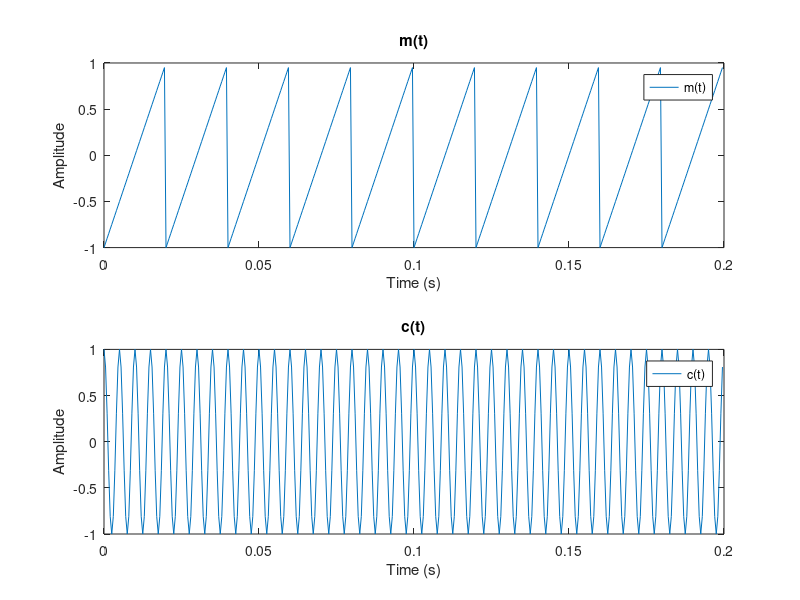
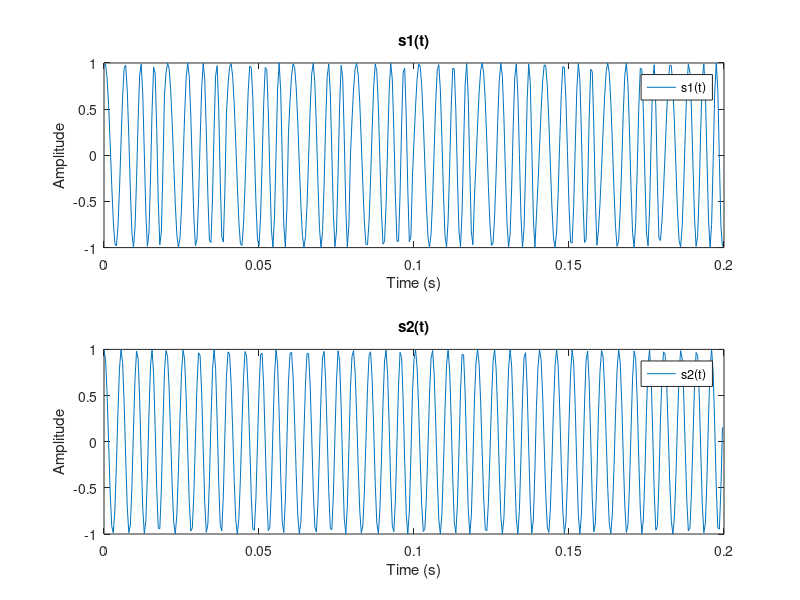
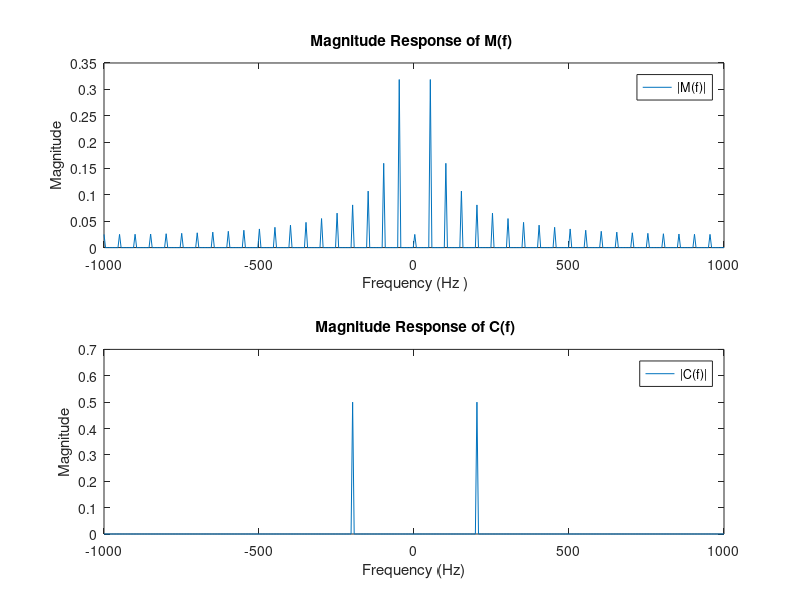
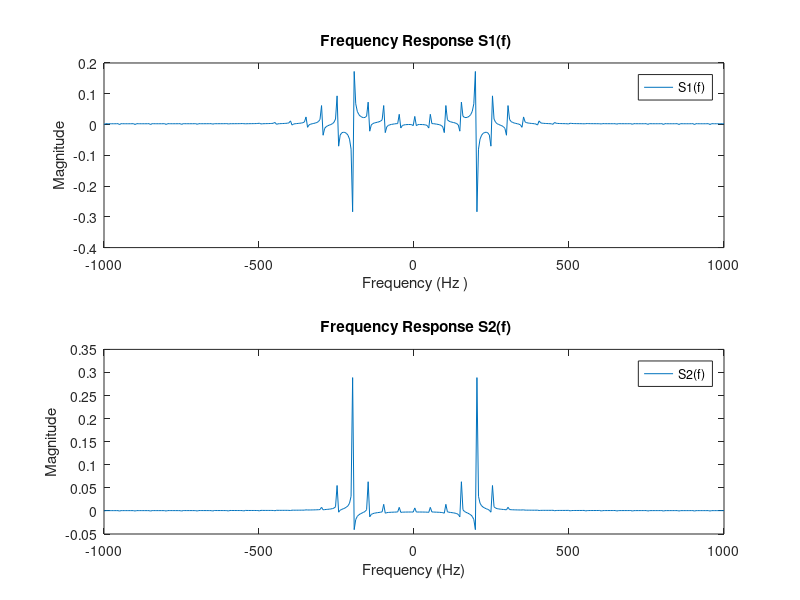

Reproduce these figures in MATLAB, in order. (Note: this script raises an error after producing the figures.)
p = 10;
fm = 50;
Am = 1;
Fs = 2000;
T = p*(1/fm);
t = 0:1/Fs:T-1/Fs;
mt = sawtooth(2*pi*fm*t);

fc  = 200;
Ac = 1;

Ts = 1/Fs;


ct = Ac*cos(2*pi*fc*t);
%mt = Am*cos(2*pi*fm*t);

figure(1);
subplot(2,1,1);
plot(t, mt);
title('m(t)');
ylabel('Amplitude');
xlabel('Time (s)');
legend('m(t)');
subplot(2,1,2);
plot(t, ct);
title('c(t)');
ylabel('Amplitude');
xlabel('Time (s)');
legend('c(t)');

%%

% deltaf/fm = 1 threshold value of B , 1.5 and 0.5 times of B equals to
% deltaf/fm = 1.5 and deltaf/fm = 0.5 , we can use kf/fm = deltaf/fm, so we
% can calcutae kf1 = 75 and kf2 = 25

kf1 = 75;
kf2 = 25;

dt = Ts;
s1t = Ac*cos((2*pi*fc*t) + (2*pi*kf1*cumsum(mt,2)*dt));
s2t = Ac*cos((2*pi*fc*t) + (2*pi*kf2*cumsum(mt,2)*dt));
figure(2);
subplot(2,1,1);
plot(t, s1t);
title('s1(t)');
ylabel('Amplitude');
xlabel('Time (s)');
legend('s1(t)');
subplot(2,1,2);
plot(t, s2t);
title('s2(t)');
ylabel('Amplitude');
xlabel('Time (s)');
legend('s2(t)');

%%

N = length(t);
F = linspace(-Fs/2,Fs/2, N);

Mf = abs(fftshift(fft(mt, N)))/N;
Cf = abs(fftshift(fft(ct, N)))/N;

figure(3);
subplot(2,1,1);
plot(F, Mf);
title('Magnitude Response of M(f) ');
ylabel(' Magnitude ');
xlabel(' Frequency (Hz )');
legend('|M(f)|');
subplot(2,1,2);
plot(F, Cf);
title(' Magnitude Response of C(f)');
ylabel(' Magnitude ');
xlabel('Frequency (Hz)');
legend('|C(f)|');

S1f = fftshift(fft(s1t, N))/N;
S2f = fftshift(fft(s2t, N))/N;

figure(4);
subplot(2,1,1);
plot(F, S1f);
title(' Frequency Response S1(f)');
ylabel(' Magnitude ');
xlabel(' Frequency (Hz )');
legend('S1(f)');
subplot(2,1,2);
plot(F, S2f);
title(' Frequency Response S2(f)');
ylabel(' Magnitude ');
xlabel('Frequency (Hz)');
legend('S2(f)');

%%
demods1 = Am*fmdemod(s1t,fc,Fs,Am*kf1);
demods2 = Am*fmdemod(s2t,fc,Fs,Am*kf2);

figure(5)
subplot(2,1,1)
plot(t,demods1);
hold on;
plot(t, mt);
title('Demodulated s1(t) and m(t)');
ylabel('Amplitude');
xlabel('Time (s)');
legend('s1(t)','m(t)');
subplot(2,1,2)
plot(t,demods2);
hold on;
plot(t, mt);
title('Demodulated s2(t) and m(t)');
ylabel('Amplitude');
xlabel('Time (s)');
legend('s2(t)','m(t)');